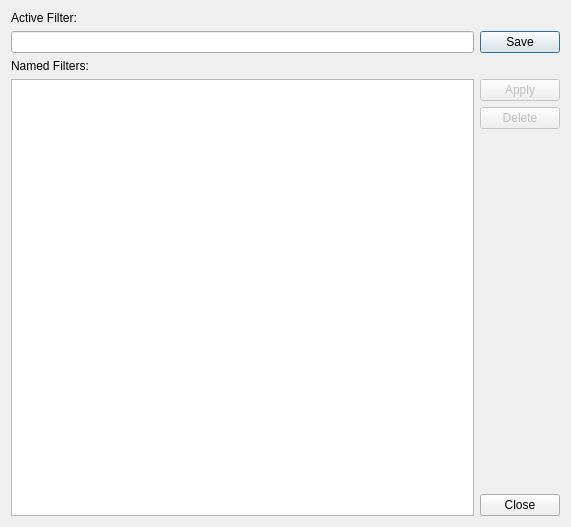
<?xml version="1.0" encoding="UTF-8"?>
<ui version="4.0">
 <class>ManageFiltersDialog</class>
 <widget class="QDialog" name="ManageFiltersDialog">
  <property name="geometry">
   <rect>
    <x>0</x>
    <y>0</y>
    <width>571</width>
    <height>527</height>
   </rect>
  </property>
  <property name="windowTitle">
   <string>Named spatial filters</string>
  </property>
  <layout class="QGridLayout" name="gridLayout">
   <item row="0" column="0">
    <widget class="QLabel" name="labelActiveFilter">
     <property name="sizePolicy">
      <sizepolicy hsizetype="MinimumExpanding" vsizetype="Preferred">
       <horstretch>0</horstretch>
       <verstretch>0</verstretch>
      </sizepolicy>
     </property>
     <property name="text">
      <string>Active Filter:</string>
     </property>
    </widget>
   </item>
   <item row="1" column="0">
    <widget class="QLineEdit" name="lineEditActiveFilter"/>
   </item>
   <item row="1" column="1">
    <widget class="QPushButton" name="buttonSave">
     <property name="text">
      <string>Save</string>
     </property>
    </widget>
   </item>
   <item row="2" column="0">
    <widget class="QLabel" name="labelNamedFilters">
     <property name="sizePolicy">
      <sizepolicy hsizetype="Expanding" vsizetype="Preferred">
       <horstretch>0</horstretch>
       <verstretch>0</verstretch>
      </sizepolicy>
     </property>
     <property name="text">
      <string>Named Filters:</string>
     </property>
    </widget>
   </item>
   <item row="3" column="0">
    <widget class="QListView" name="listViewNamedFilters">
     <property name="editTriggers">
      <set>QAbstractItemView::NoEditTriggers</set>
     </property>
    </widget>
   </item>
   <item row="3" column="1">
    <layout class="QVBoxLayout" name="verticalLayout">
     <item>
      <widget class="QPushButton" name="buttonApply">
       <property name="enabled">
        <bool>false</bool>
       </property>
       <property name="text">
        <string>Apply</string>
       </property>
      </widget>
     </item>
     <item>
      <widget class="QPushButton" name="buttonDelete">
       <property name="enabled">
        <bool>false</bool>
       </property>
       <property name="text">
        <string>Delete</string>
       </property>
      </widget>
     </item>
     <item>
      <spacer name="verticalSpacer">
       <property name="orientation">
        <enum>Qt::Vertical</enum>
       </property>
       <property name="sizeHint" stdset="0">
        <size>
         <width>20</width>
         <height>40</height>
        </size>
       </property>
      </spacer>
     </item>
     <item>
      <widget class="QPushButton" name="buttonClose">
       <property name="text">
        <string>Close</string>
       </property>
      </widget>
     </item>
    </layout>
   </item>
  </layout>
 </widget>
 <resources/>
 <connections>
  <connection>
   <sender>buttonClose</sender>
   <signal>clicked()</signal>
   <receiver>ManageFiltersDialog</receiver>
   <slot>close()</slot>
   <hints>
    <hint type="sourcelabel">
     <x>520</x>
     <y>503</y>
    </hint>
    <hint type="destinationlabel">
     <x>285</x>
     <y>263</y>
    </hint>
   </hints>
  </connection>
 </connections>
</ui>
